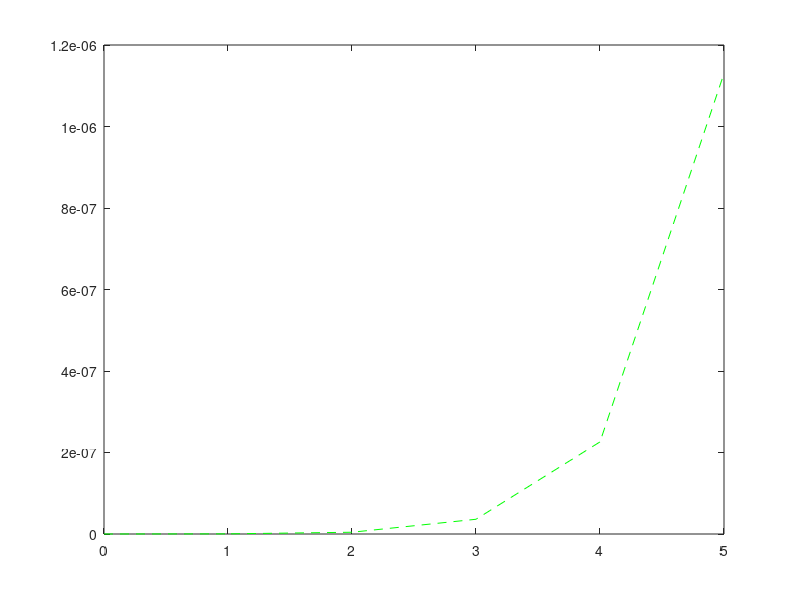

Write MATLAB code to recreate this figure.
n = input("Insert value for n bigger or equal to 30: ");
p = input("Insert value for p less or equal to 0,05: ");

x = 0:n;

B = binopdf(x, n, p);

plot(x, B, "r.");

hold on;
P = poisspdf(x, n*p);

plot(x, P, "g--");
